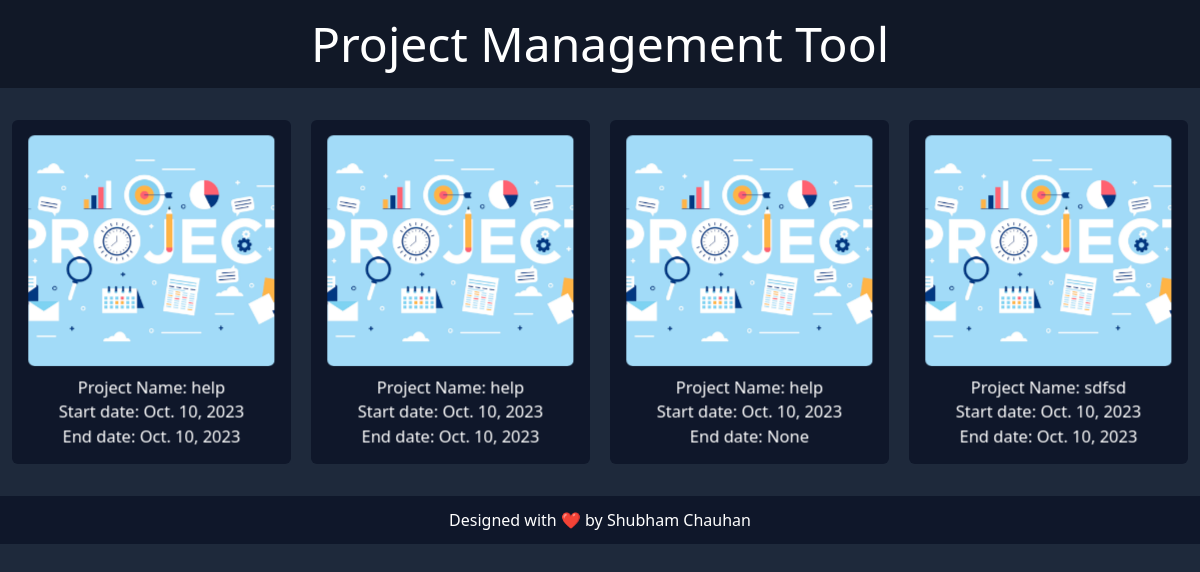
Screenshot of /projectmanagementtool/submitted with the database file from the repository.
### ProjectManagementTool/models.py (models this page shows, shortened)
class Project(models.Model):
    name = models.CharField(max_length=200)
    date = models.DateField(auto_now_add=True)
    completed = models.BooleanField(default=False)
    completion_date = models.DateField(null=True, blank=True)
    @staticmethod
    def get_completed():
        return Project.objects.filter(completed=True)

### ProjectManagementTool/views.py (the view)
# urls.py: re_path('submitted', views.showCompleted),
def showCompleted(request):
    if request.method == 'GET':
        p = models.Project.get_completed()
        return render(request, 'tool/completed.html', {'projects':p})

### templates/tool/completed.html
{% extends 'base.html' %}
{% load static %}
{% block content %}
    {% include 'tool/header.html' %}
    <div class="grid grid-cols-2 md:grid-cols-3 lg:grid-cols-4 gap-5 p-3 my-5">
        {% for p in projects %}
        <a href="../../projectmanagementtool/proj?id={{p.id}}">
        <div class="tilt-box text-white bg-slate-900 p-5 rounded-md text-center my-2 md:my-0" data-tilt data-tilt-reverse="true" data-tilt-max="5">
            <div class="img-box h-56 mb-2 w-full mx-auto ">
                <img src="{% static 'tool/proj.png' %}" class="h-full w-full object-cover rounded-md">
            </div>
            <div class="descp">
                <p>Project Name: {{ p.name }}</p>
                <p>Start date: {{ p.date }}</p>
                <p>End date: {{ p.completion_date }}</p>
            </div>
        </div>
        </a>
        {% endfor %}
    </div>
    {% include 'tool/footer.html' %}
{% endblock %}

### static/showroom/s_css/main.css (style rules this page uses)
.tilt-box { transform-style: preserve-3d; transform: perspective(1000px); }
.btns, .descp, .img-box { transform: translateZ(30px); }

### rows the page displays
Project: name "help", date "Oct. 10, 2023", completion_date "Oct. 10, 2023"
Project: name "help", date "Oct. 10, 2023", completion_date "Oct. 10, 2023"
Project: name "help", date "Oct. 10, 2023", completion_date "None"
Project: name "sdfsd", date "Oct. 10, 2023", completion_date "Oct. 10, 2023"
